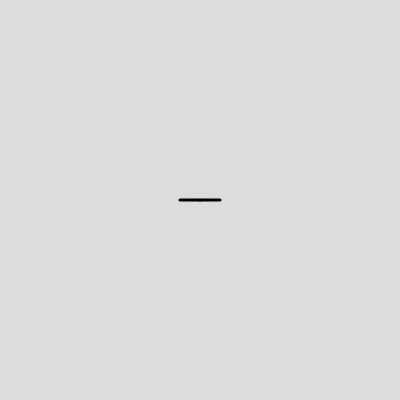
Frame 1 (no input)
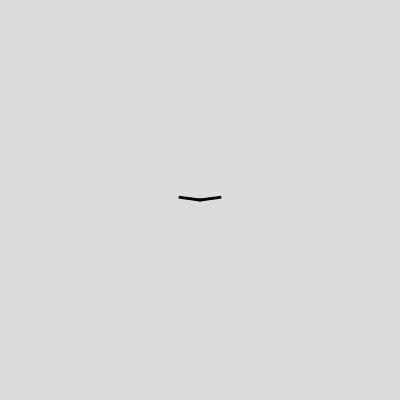
Frame 60 (no input)
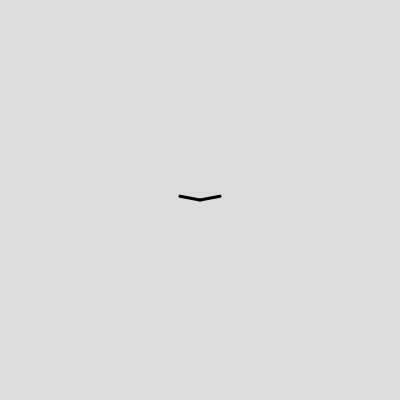
Frame 120 (the mouse pressed at the canvas centre since frame 60)

The p5.js sketch that drew these frames (run headless with seeded random() and noise() and a simulated clock; from frame 60 on, the mouse is pressed at the canvas centre):

// p5.js sketch
// ── sketch.js
let angle = 0;
let speed = 0.1;
let l_wing_y_pos;
let r_wing_y_pos;
let wing_amplitude = 7;

function setup() {
  createCanvas(400, 400);
  angleMode(RADIANS);
  strokeWeight(3);
}

function mousePressed() {
  bird();
  console.log('creating a new bird..');
}

function bird() {
  r_wing_y_pos = sin(angle) * wing_amplitude + 200;
  l_wing_y_pos = sin(angle) * wing_amplitude + 200;

  line(200, 200, 180, l_wing_y_pos);
  line(200, 200, 220, r_wing_y_pos);

  angle += speed;
}

function draw() {
  background(220);
  bird();
}
